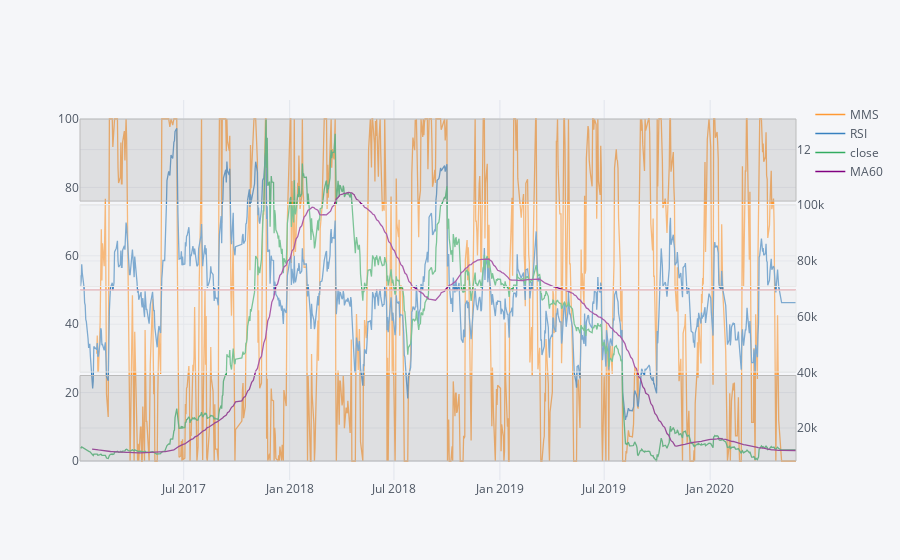

The notebook cell saved with this chart:
### Code cell
from sklearn.preprocessing import MinMaxScaler

def MMS(data):
    data = np.array(data)
    scaler = MinMaxScaler()
    scaler.fit(np.reshape(data, (-1,1)))
    return scaler.transform(np.reshape(data[-1], (-1,1)))

df['MMS'] = df['RSI'].rolling(window=20).apply(lambda x : MMS(x) * 100)

df[['MMS','RSI','close','MA60']].iplot(secondary_y=['close','MA60'], hline=[50],
                                      hspan=[{'y0':'0','y1':'25','color':'rgba(30,30,30,0.3)','fill':True,'opacity':.4},
                                             {'y0':'26','y1':'50','color':'rgba(30,30,30,0.1)','fill':True,'opacity':.4},
                                             {'y0':'51','y1':'75','color':'rgba(30,30,30,0.1)','fill':True,'opacity':.4},
                                            {'y0':'76','y1':'100','color':'rgba(30,30,30,0.3)','fill':True,'opacity':.4}])

### Figure 1 — Plotly figure (JSON) as saved in the notebook; plotly's stock layout.template omitted (floating-point values rounded to 4 significant figures; data arrays with more than 128 entries replaced by an {"elided": "..."} marker saying what was removed)
{"data": [{"line": {"color": "rgba(255, 153, 51, 1.0)", "dash": "solid", "shape": "linear", "width": 1.3}, "mode": "lines", "name": "MMS", "text": "", "type": "scatter", "x": {"elided": "834 str values"}, "y": {"elided": "834 mixed values"}}, {"line": {"color": "rgba(55, 128, 191, 1.0)", "dash": "solid", "shape": "linear", "width": 1.3}, "mode": "lines", "name": "RSI", "text": "", "type": "scatter", "x": {"elided": "834 str values"}, "y": {"elided": "834 float values"}}, {"line": {"color": "rgba(50, 171, 96, 1.0)", "dash": "solid", "shape": "linear", "width": 1.3}, "mode": "lines", "name": "close", "text": "", "type": "scatter", "x": {"elided": "834 str values"}, "xaxis": "x", "y": {"elided": "834 int values"}, "yaxis": "y2"}, {"line": {"color": "rgba(128, 0, 128, 1.0)", "dash": "solid", "shape": "linear", "width": 1.3}, "mode": "lines", "name": "MA60", "text": "", "type": "scatter", "x": {"elided": "834 str values"}, "xaxis": "x", "y": {"elided": "834 mixed values"}, "yaxis": "y2"}], "layout": {"legend": {"bgcolor": "#F5F6F9", "font": {"color": "#4D5663"}}, "paper_bgcolor": "#F5F6F9", "plot_bgcolor": "#F5F6F9", "shapes": [{"line": {"color": "#db4052", "dash": "solid", "width": 1}, "type": "line", "x0": 0, "x1": 1, "xref": "paper", "y0": 50, "y1": 50, "yref": "y"}, {"fillcolor": "rgba(187, 187, 187, 0.4)", "line": {"color": "#BBBBBB", "dash": "solid", "width": 1}, "type": "rect", "x0": 0, "x1": 1, "xref": "paper", "y0": "0", "y1": "25", "yref": "y"}, {"fillcolor": "rgba(232, 232, 232, 0.4)", "line": {"color": "#E8E8E8", "dash": "solid", "width": 1}, "type": "rect", "x0": 0, "x1": 1, "xref": "paper", "y0": "26", "y1": "50", "yref": "y"}, {"fillcolor": "rgba(232, 232, 232, 0.4)", "line": {"color": "#E8E8E8", "dash": "solid", "width": 1}, "type": "rect", "x0": 0, "x1": 1, "xref": "paper", "y0": "51", "y1": "75", "yref": "y"}, {"fillcolor": "rgba(187, 187, 187, 0.4)", "line": {"color": "#BBBBBB", "dash": "solid", "width": 1}, "type": "rect", "x0": 0, "x1": 1, "xref": "paper", "y0": "76", "y1": "100", "yref": "y"}], "title": {"font": {"color": "#4D5663"}}, "xaxis": {"gridcolor": "#E1E5ED", "showgrid": true, "tickfont": {"color": "#4D5663"}, "title": {"font": {"color": "#4D5663"}, "text": ""}, "zerolinecolor": "#E1E5ED"}, "yaxis": {"gridcolor": "#E1E5ED", "showgrid": true, "tickfont": {"color": "#4D5663"}, "title": {"font": {"color": "#4D5663"}, "text": ""}, "zerolinecolor": "#E1E5ED"}, "yaxis2": {"anchor": "x", "gridcolor": "#E1E5ED", "overlaying": "y", "showgrid": true, "side": "right", "tickfont": {"color": "#4D5663"}, "title": {"text": ""}, "zerolinecolor": "#E1E5ED"}}}
